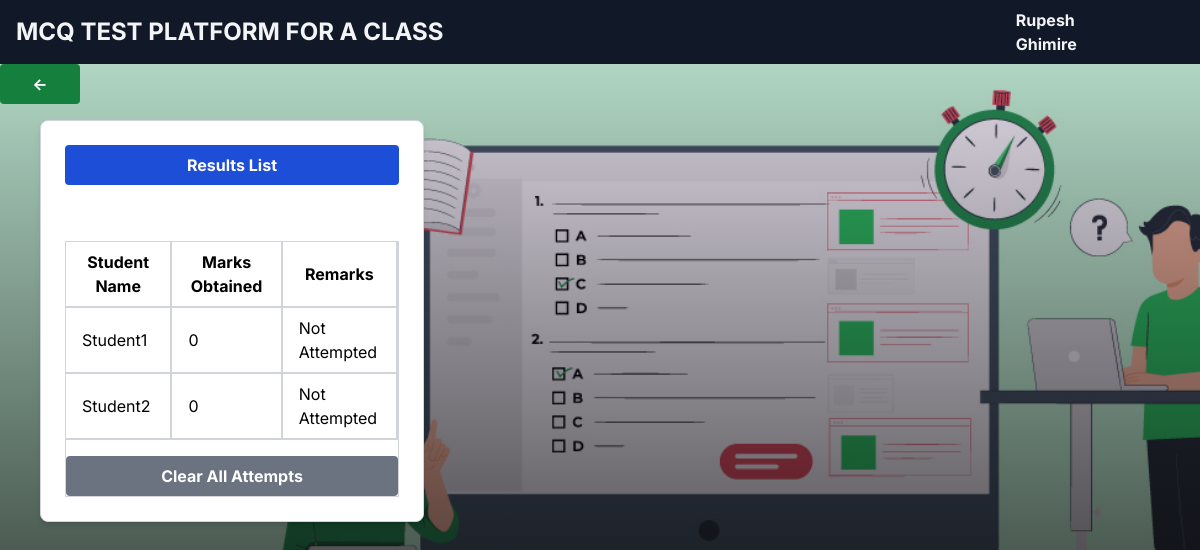
/results/ (signed in), run on an earlier commit of the app's database.
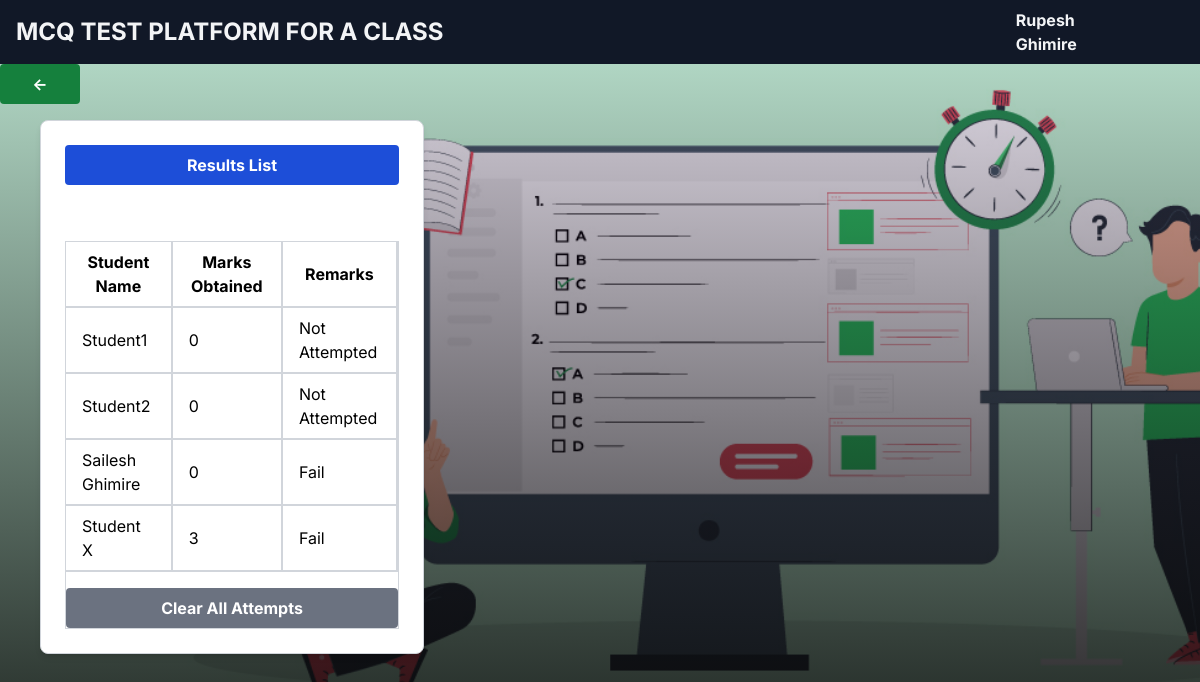
And on a later commit of the database.
### base/models.py (models this page shows)
class User(AbstractUser):
    name = models.CharField(max_length=200, null=True)
    email = models.EmailField(unique=True, null=True)
    username = models.CharField(max_length=200, unique=True, null=True)
    bio = models.TextField(null=True,blank=True)
    marks = models.IntegerField(default=0)
    is_teacher = models.BooleanField(default=False)
    attempted = models.BooleanField(default=False)
    USERNAME_FIELD = 'email'
    REQUIRED_FIELDS = ['username']

### base/views.py (the view)
# urls.py: path('results/', views.allResult, name='results'),
@login_required
def allResult(request):
    if request.user.is_staff:
            data = {}
            users = User.objects.filter(is_teacher=False)
            for user in users:
                if user.attempted == False:
                    remarks = 'Not Attempted'
                elif user.marks >= 13:
                    remarks = 'Pass'
                else:
                    remarks = 'Fail'
                data[user] = [remarks]
            print(data)
            print(users)
            return render(request,'base/resultList.html',{'students':data})
    else:
        messages.error(request, 'You cannot Access this page!')
        return  redirect('homepage')

### base/templatetags/custom_tags.py (called while the page is built)
@register.filter(name='get_remarks')
def get_remarks(value):
    if value==None or value=='':
        return "No Remarks"
    else:
        return value[0]

### base/templates/base/resultList.html (shortened to what this page needs)
{% extends 'base.html' %}
{% load custom_tags %}
{% block content %}
<div class="bg-green-700 justify-center items-center text-white w-20 font-bold py-2 px-4 rounded flex items-center"><a href="{% url 'homepage' %}"> <- </a></div>
<div class="ml-10 mt-4 border border-gray-300 rounded p-4 flex flex-col gap-4 w-96 bg-white p-6 rounded-lg shadow-md">
<h1 class="bg-blue-700 justify-center items-center text-white font-bold py-2 px-4 rounded flex items-center">Results List</h1>
<br>
<div class="flex justify-center">
  <div class="border border-gray-300">
    <table class="w-full">
      <tr class="border-b-2 border-gray-300">
        <th class="border-r-2 border-gray-300 px-4 py-2">Student Name</th>
        <th class="border-r-2 border-gray-300 px-4 py-2">Marks Obtained</th>
        <th class="border-r-2 border-gray-300 px-4 py-2">Remarks</th>
      </tr>
      {% for student, remarks in students.items %}
      <tr class="border-b-2 border-gray-300">
        <td class="border-r-2 border-gray-300 px-4 py-2">{{ student.name }}</td>
        <td class="border-r-2 border-gray-300 px-4 py-2">{{ student.marks }}</td>
        <td class="border-r-2 border-gray-300 px-4 py-2">{{ remarks|get_remarks }}</td>
      </tr>
      {% endfor %}
    </table>
    <div class="bg-gray-500 mt-4 justify-center items-center text-white font-bold py-2 px-4 rounded flex items-center hover:bg-green-500">
      <a href="{% url 'clearattempts' %}"> Clear All Attempts </a>
    </div>
  </div>
</div>
</div>
{% endblock %}

### templates/base.html (shortened to what this page needs)
{% load static %}
<!DOCTYPE html>
<html lang="en">
  <head>
    <link rel="stylesheet" type="text/css" href="{% static 'css/base.css' %}" />
    <link
      rel="stylesheet"
      href="https://use.fontawesome.com/releases/v5.0.8/css/all.css"
    />
    <script src="https://cdn.tailwindcss.com"></script>
  </head>
  <body
    style="
      background: linear-gradient(
          0deg,
          rgba(5, 5, 5, 0.9),
          rgba(66, 4, 126, 0.1)
        ),
        url('{% static 'images/background.png' %}');
      background-repeat: no-repeat;
      background-size: cover;
      background-attachment: fixed;
    "
    class="min-h-screen flex flex-col items-start justify-start"
  >
    <nav class="w-full fixed">
      <div class="bg-gray-900 text-gray-100 h-16 flex items-center">
        <a
          class="p-4 container mx-auto text-2xl font-bold uppercase"
          href="{% url 'homepage' %}"
          >MCQ Test Platform for a Class</a
        >
        <div class="mr-20">
          <b>
          {% if request.user.is_authenticated %}
          {{ request.user.name }}
          {% endif %}
          </b>
        </div>
      </div>
    </nav>
    <main class="mt-16">{% block content %} {% endblock %}</main>
  </body>
</html>

What changed in the data, as far as the page shows it:
added User: name "Sailesh Ghimire", marks "0", remarks "Fail"
added User: name "Student X", marks "3", remarks "Fail"
